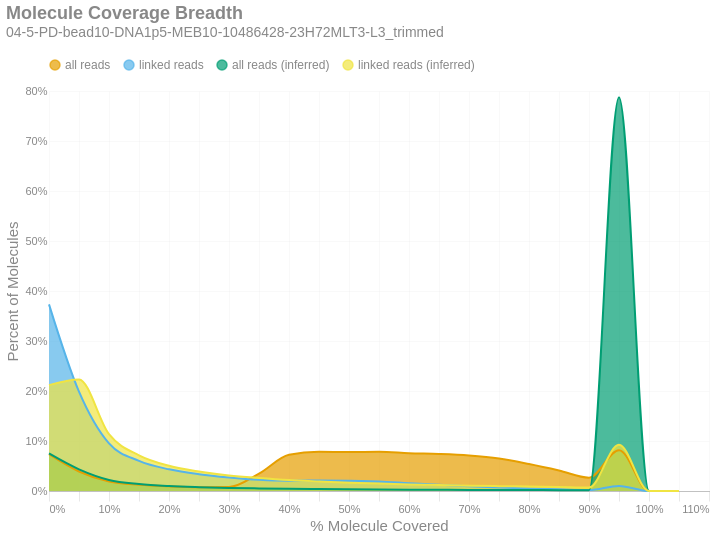

Notebook source saved alongside this figure:
### Markdown cell above
### Molecule Read Coverage
This chart shows molecule coverage breadth as computed by the number of bases aligned to that molecule. In other words, "*how much of each unique long molecule is actually sequenced/aligned?*" Keep in mind there is a distinction between sequences and alignments, since some sequences belonging to a particular molecule may not align well and wouldn't appear in the alignment data. This chart also shows molecule coverage breadth as computed by the *inferred fragment* from which the aligned sequences originate. Unlike read coverage, this calculation takes into account the total insert size, including unsequenced gaps between the forward and reverse reads.

### Code cell
if SKIPLR:
    print_html(f"Skipped")
else:
    binned_df = consolidated_hist(valids['coverage_bp'], mask, 0.05, True)
    binned_df_inf = consolidated_hist(valids['coverage_inserts'], mask, 0.05, True)
    binned_df['all reads (inferred)'] = binned_df_inf['all reads']
    binned_df['linked reads (inferred)'] = binned_df_inf['linked reads']
    with SafeRender(binned_df):
        (
            density_plot(binned_df, 'Molecule Coverage Breadth', samplename, 'molcov', ['all reads (inferred)','linked reads (inferred)'])
            .encode(
                x=alt.X('bin:Q', title="% Molecule Covered").axis(format = '%'),
                y=alt.Y('value:Q', title='Percent of Molecules')
                    .axis(format='%')
                    .stack(False),
                color=alt.Color("key:N").scale(domain = ["all reads", "linked reads", "all reads (inferred)", "linked reads (inferred)"]),
                tooltip = [
                    alt.Tooltip("key:N", title = "Data Type"),
                    alt.Tooltip("range_label:N", title="% Molecule Covered"),
                    alt.Tooltip("value:Q", format = ".2%", title="% Molecules")
                ]
            )
        ).display()

### Figure 1 — Vega-Lite specification as saved in the notebook (floating-point values rounded to 4 significant figures)
{"width": "container", "height": 400, "config": {"title": {"anchor": "start", "dy": -15, "fontSize": 18, "color": "#888888", "subtitleColor": "#888888", "subtitleFontSize": 14}, "arc": {"fill": "#0072B2"}, "axis": {"domainColor": "#888888", "domainWidth": 0.5, "gridWidth": 0.2, "grid": false, "titleFontWeight": 400, "titleFontSize": 15, "labelFontSize": 11, "labelColor": "#888888", "tickColor": "#888888", "tickWidth": 0.2, "titleColor": "#888888"}, "axisBand": {"grid": false}, "axisX": {"grid": true, "tickSize": 10, "domainCap": "round"}, "axisY": {"domain": false, "grid": true, "tickSize": 0, "domainCap": "round"}, "background": "transparent", "header": {"labelFontSize": 15, "labelColor": "#888888", "titleFontSize": 15, "titleFontWeight": 600, "titleColor": "#888888"}, "legend": {"labelFont": "sans-serif", "labelFontSize": 12, "labelColor": "#888888", "symbolSize": 100, "symbolType": "circle", "titleFontSize": 12, "titlePadding": 10, "titleColor": "#888888", "title": null, "orient": "top"}, "range": {"category": ["#E69F00", "#56B4E9", "#009E73", "#F0E442", "#0072B2", "#D55E00", "#CC79A7", "#000000"], "diverging": ["#cfe8f3", "#a2d4ec", "#73bfe2", "#46abdb", "#1696d2", "#12719e"]}, "area": {"fill": "#0072B2", "fillOpacity": 0.7, "line": true, "strokeOpacity": 0.7}, "line": {"color": "#0072B2", "stroke": "#0072B2", "strokeWidth": 2}, "trail": {"color": "#0072B2", "stroke": "#0072B2", "strokeWidth": 0, "size": 1}, "point": {"filled": true}, "text": {"color": "#888888", "fontSize": 11, "align": "right", "fontWeight": 400, "size": 11}, "bar": {"fill": "#0072B2", "stroke": null}, "view": {"stroke": null, "continuousWidth": 660, "continuousHeight": 400}}, "data": {"name": "data-693c743e7bc16028cd2b1ef9e9b67a75"}, "mark": {"type": "area", "interpolate": "monotone"}, "encoding": {"color": {"field": "key", "scale": {"domain": ["all reads", "linked reads", "all reads (inferred)", "linked reads (inferred)"]}, "type": "nominal"}, "tooltip": [{"field": "key", "title": "Data Type", "type": "nominal"}, {"field": "range_label", "title": "% Molecule Covered", "type": "nominal"}, {"field": "value", "format": ".2%", "title": "% Molecules", "type": "quantitative"}], "x": {"axis": {"format": "%"}, "field": "bin", "title": "% Molecule Covered", "type": "quantitative"}, "y": {"axis": {"format": "%"}, "field": "value", "stack": false, "title": "Percent of Molecules", "type": "quantitative"}}, "params": [{"name": "param_c36ac31b6afebe62", "select": {"type": "point", "fields": ["key"]}, "bind": "legend"}], "title": {"text": "Molecule Coverage Breadth", "subtitle": "04-5-PD-bead10-DNA1p5-MEB10-10486428-23H72MLT3-L3_trimmed"}, "transform": [{"fold": ["all reads", "linked reads", "all reads (inferred)", "linked reads (inferred)"]}, {"filter": {"param": "param_c36ac31b6afebe62"}}], "usermeta": {"embedOptions": {"downloadFileName": "04-5-PD-bead10-DNA1p5-MEB10-10486428-23H72MLT3-L3_trimmed.molcov"}}, "$schema": "https://vega.github.io/schema/vega-lite/v6.4.1.json", "datasets": {"data-693c743e7bc16028cd2b1ef9e9b67a75": [{"bin": "0.0", "interval": "0.0-0.05", "all reads": 0.0735, "linked reads": 0.3733, "range_label": "0.0-0.05", "all reads (inferred)": 0.07509, "linked reads (inferred)": 0.2117}, {"bin": "0.05", "interval": "0.05-0.1", "all reads": 0.03905, "linked reads": 0.1988, "range_label": "0.05-0.1", "all reads (inferred)": 0.04334, "linked reads (inferred)": 0.223}, {"bin": "0.1", "interval": "0.1-0.15", "all reads": 0.01898, "linked reads": 0.09516, "range_label": "0.1-0.15", "all reads (inferred)": 0.02216, "linked reads (inferred)": 0.1136}, {"bin": "0.15", "interval": "0.15-0.2", "all reads": 0.01238, "linked reads": 0.0603, "range_label": "0.15-0.2", "all reads (inferred)": 0.01396, "linked reads (inferred)": 0.07133}, {"bin": "0.2", "interval": "0.2-0.25", "all reads": 0.009322, "linked reads": 0.04332, "range_label": "0.2-0.25", "all reads (inferred)": 0.009887, "linked reads (inferred)": 0.05039}, {"bin": "0.25", "interval": "0.25-0.3", "all reads": 0.007742, "linked reads": 0.03348, "range_label": "0.25-0.3", "all reads (inferred)": 0.007648, "linked reads (inferred)": 0.03891}, {"bin": "0.3", "interval": "0.3-0.35", "all reads": 0.008049, "linked reads": 0.027, "range_label": "0.3-0.35", "all reads (inferred)": 0.00612, "linked reads (inferred)": 0.03108}, {"bin": "0.35", "interval": "0.35-0.4", "all reads": 0.03474, "linked reads": 0.02245, "range_label": "0.35-0.4", "all reads (inferred)": 0.005142, "linked reads (inferred)": 0.02604}, {"bin": "0.4", "interval": "0.4-0.45", "all reads": 0.07229, "linked reads": 0.02066, "range_label": "0.4-0.45", "all reads (inferred)": 0.004352, "linked reads (inferred)": 0.02195}, {"bin": "0.45", "interval": "0.45-0.5", "all reads": 0.0785, "linked reads": 0.0209, "range_label": "0.45-0.5", "all reads (inferred)": 0.003815, "linked reads (inferred)": 0.01916}, {"bin": "0.5", "interval": "0.5-0.55", "all reads": 0.07782, "linked reads": 0.02066, "range_label": "0.5-0.55", "all reads (inferred)": 0.003337, "linked reads (inferred)": 0.01668}, {"bin": "0.55", "interval": "0.55-0.6", "all reads": 0.07846, "linked reads": 0.01887, "range_label": "0.55-0.6", "all reads (inferred)": 0.002972, "linked reads (inferred)": 0.01477}, {"bin": "0.6", "interval": "0.6-0.65", "all reads": 0.0757, "linked reads": 0.01551, "range_label": "0.6-0.65", "all reads (inferred)": 0.002676, "linked reads (inferred)": 0.01317}, {"bin": "0.65", "interval": "0.65-0.7", "all reads": 0.07397, "linked reads": 0.01231, "range_label": "0.65-0.7", "all reads (inferred)": 0.002447, "linked reads (inferred)": 0.01178}, {"bin": "0.7", "interval": "0.7-0.75", "all reads": 0.07094, "linked reads": 0.009616, "range_label": "0.7-0.75", "all reads (inferred)": 0.002223, "linked reads (inferred)": 0.0106}, {"bin": "0.75", "interval": "0.75-0.8", "all reads": 0.06504, "linked reads": 0.007211, "range_label": "0.75-0.8", "all reads (inferred)": 0.00205, "linked reads (inferred)": 0.009673}, {"bin": "0.8", "interval": "0.8-0.85", "all reads": 0.05401, "linked reads": 0.005089, "range_label": "0.8-0.85", "all reads (inferred)": 0.001871, "linked reads (inferred)": 0.008844}, {"bin": "0.85", "interval": "0.85-0.9", "all reads": 0.04108, "linked reads": 0.00328, "range_label": "0.85-0.9", "all reads (inferred)": 0.001682, "linked reads (inferred)": 0.007886}, {"bin": "0.9", "interval": "0.9-0.95", "all reads": 0.02672, "linked reads": 0.001987, "range_label": "0.9-0.95", "all reads (inferred)": 0.00151, "linked reads (inferred)": 0.006871}, {"bin": "0.95", "interval": "0.95-1.0", "all reads": 0.08171, "linked reads": 0.01015, "range_label": "0.95-1.0", "all reads (inferred)": 0.7877, "linked reads (inferred)": 0.09255}, {"bin": "1.0", "interval": "1.0-1.05", "all reads": 0.0, "linked reads": 0.0, "range_label": "1.0-1.05", "all reads (inferred)": 0.0, "linked reads (inferred)": 0.0}, {"bin": "1.05", "interval": "1.05-1.1", "all reads": 0.0, "linked reads": 0.0, "range_label": "1.05-1.1", "all reads (inferred)": 0.0, "linked reads (inferred)": 0.0}]}}
